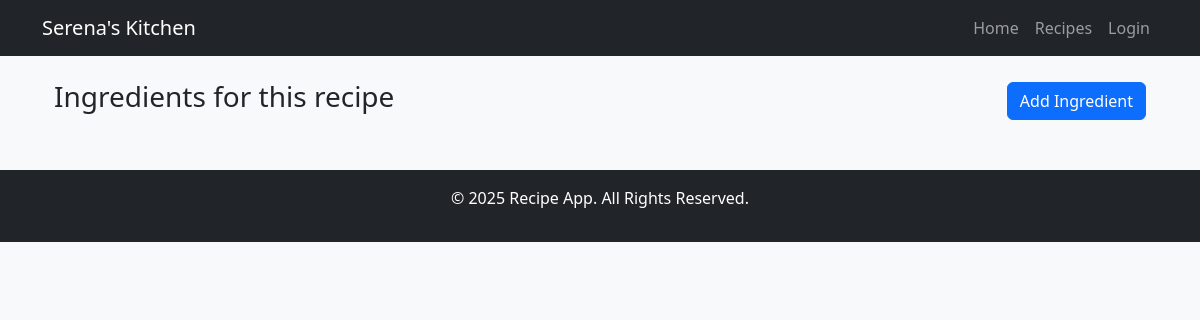
Before: /recipes/1/ingredients/ with the older database file.
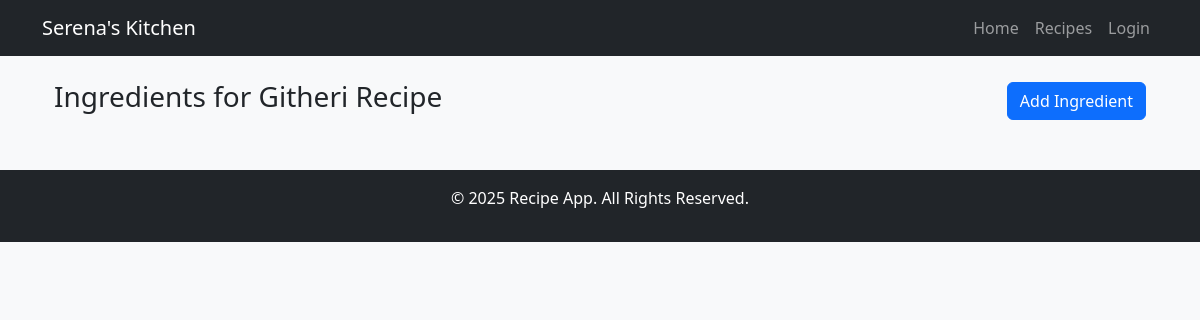
After: the same page with the newer database file.
### Recipe_App/models.py (models this page shows, shortened)
class Ingredients(models.Model):
    recipe = models.ForeignKey(Recipe, on_delete=models.CASCADE, related_name='ingredients')
    required_ingredients = models.TextField(max_length=5000, null=True, blank=True)

class Recipe(models.Model):
    CATEGORY_CHOICES = [
        ('Dessert', 'Dessert'),
        ('Main Course', 'Main Course'),
        ('Appetizer', 'Appetizer'),
        ('Beverage', 'Beverage'),
        ('Snack', 'Snack'),
    ]
    user = models.ForeignKey(User, on_delete=models.CASCADE, related_name='recipes')
    title = models.CharField(max_length=30, null=False,blank=False)
    description = models.TextField(max_length=50, null=True)
    instructions = models.TextField(null=False, blank=False)
    category = models.CharField(max_length=50, choices=CATEGORY_CHOICES, null=True, blank=True)
    preparation_time = models.IntegerField(
        validators=[MinValueValidator(1)],  # Must be at least 1 minute
        help_text="Time in minutes",
        null=True, blank=True
    )
    cooking_time = models.IntegerField(
        validators=[MinValueValidator(1)],  # Must be at least 1 minute
        help_text="Time in minutes",
        null=True, blank=True
    )
    servings = models.IntegerField(
        validators=[MinValueValidator(1)],  # At least 1 serving
        null=True, blank=True
    )
    created_at = models.DateTimeField(auto_now_add=True)
    updated_date = models.DateTimeField(auto_now=True)

### Recipe_App/views.py (the view)
# urls.py: path('recipes/<int:recipe_id>/ingredients/', IngredientListView.as_view(), name='ingredient-list'),
class IngredientListView(ListView):
    model = Ingredients
    template_name = "ingredients/ingredient_list.html"
    context_object_name = "ingredients"
    def get_queryset(self):
        recipe = get_object_or_404(Recipe, id=self.kwargs['recipe_id'])
        return Ingredients.objects.filter(recipe=recipe)
    def get_context_data(self, **kwargs):
        context = super().get_context_data(**kwargs)
        context['recipe_id'] = self.kwargs['recipe_id']
        return context

### Recipe_App/templates/ingredients/ingredient_list.html (shortened to what this page needs)
{% extends "base.html" %}
{% block content %}
<div class="container mt-4">
    <div class="d-flex justify-content-between align-items-center mb-3">
        <h3>Ingredients for {{ ingredients.0.recipe.title|default:"this recipe" }}</h3>
        <a href="{% url 'ingredient-create' recipe_id=recipe_id %}" class="btn btn-primary">Add Ingredient</a>
    </div>
</div>
{% endblock %}

### Recipe_App/templates/base.html (shortened to what this page needs)
<!DOCTYPE html>
<html lang="en">
<head>
    {% load static %}
    <link href="https://cdn.jsdelivr.net/npm/bootstrap@5.3.2/dist/css/bootstrap.min.css" rel="stylesheet">
    <link rel="stylesheet" href="{% static 'css/styles.css' %}">
</head>
<body class="bg-light">
    <nav class="navbar navbar-expand-lg navbar-dark bg-dark">
        <div class="container">
            <a class="navbar-brand" href="{% url 'home' %}">Serena's Kitchen</a>
            <div class="collapse navbar-collapse" id="navbarNav">
                <ul class="navbar-nav ms-auto">
                    <li class="nav-item"><a class="nav-link" href="{% url 'home' %}">Home</a></li>
                    <li class="nav-item"><a class="nav-link" href="{% url 'recipe-list' %}">Recipes</a></li>
                    {% if user.is_authenticated %}
                        <li class="nav-item"><a class="nav-link" href="{% url 'recipe-create' %}">Create Recipe</a></li>
                        <li class="nav-item"><a class="nav-link" href="{% url 'logout' %}">Logout</a></li>
                    {% else %}
                        <li class="nav-item"><a class="nav-link" href="{% url 'login' %}">Login</a></li>
                    {% endif %}
                </ul>
            </div>
        </div>
    </nav>
    <div class="container mt-4">
        {% block content %}
        {% endblock %}
    </div>
    <footer class="bg-dark text-white text-center py-3 mt-5">
        <p>&copy; 2025 Recipe App. All Rights Reserved.</p>
    </footer>
</body>
</html>

### Recipe_App/static/css/styles.css (style rules this page uses)
body { font-family: 'Segoe UI', Tahoma, Geneva, Verdana, sans-serif; }
footer { margin-top: 40px; }

Changed rows visible on the page:
added Ingredients: recipe.title "Githeri Recipe"
Other visible differences:
{{ ingredients.0.recipe.title|default:"this recipe" }}: "this recipe" → (not shown)
